Frame 1 (no input): blank canvas, image omitted
Frame 60 (the mouse pressed at the canvas centre just before this capture): blank canvas, image omitted
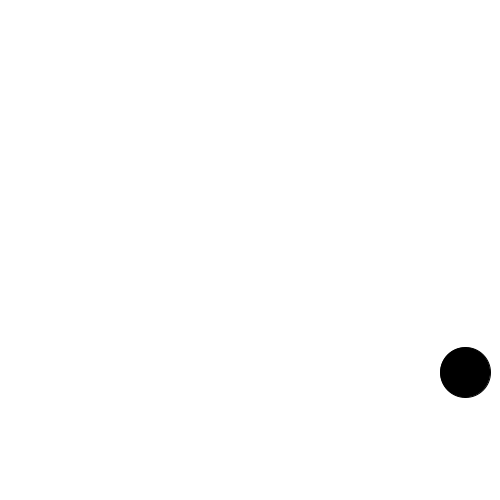
Frame 120 (the mouse held since frame 60 and released just before this capture)

The Processing sketch whose frames 1 and 60 were blank and that drew this single picture after the mouse press (run headless with seeded random() and noise(); from frame 60 on, the mouse is pressed at the canvas centre):

// Processing sketch: drill39
// ── drill39.pde
ArrayList<Float> x = new ArrayList<Float>();
ArrayList<Float> y = new ArrayList<Float>();
ArrayList<Float> dx = new ArrayList<Float>();
ArrayList<Float> dy = new ArrayList<Float>();
float s = 50;
void setup() {
  size(500,500);
}

void draw() {
  background(255);
  for (int i=0; i<x.size(); i++) {
    if (x.get(i)-s/2 < 0 || x.get(i)+s/2 > width) {
      float d = dx.get(i)*-1;
      dx.set(i, d);
    }
    if (y.get(i)-s/2 < 0 || y.get(i)+s/2 > height) {
      float d = dy.get(i)*-1;
      dy.set(i, d);
    }
    x.set(i, x.get(i)+dx.get(i));
    y.set(i, y.get(i)+dy.get(i));
    fill(0);
    ellipse(x.get(i),y.get(i),s,s);
  }
}

void mousePressed() {
  x.add((float)mouseX);
  y.add((float)mouseY);
  dx.add(random(1,5));
  dy.add(random(1,5));
}
